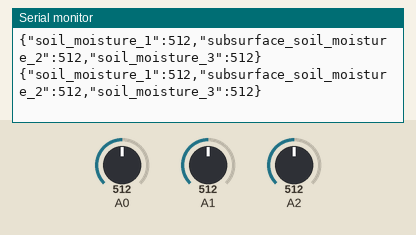
Bench run of a sketch on a simulated Arduino Uno, built with avr-gcc and run on an emulated ATmega328P. Shown: the last lines printed to the serial monitor. The test bench sets the inputs (shaded band); at power-on: A0 = 512, A1 = 512, A2 = 512.

Above: at 5.8 s.
5.9 s: A0 set to 52
At 11.1 s:
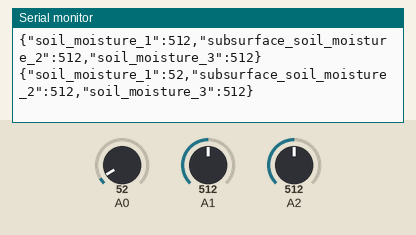
11.9 s: A0 set to 47
At 15.4 s:
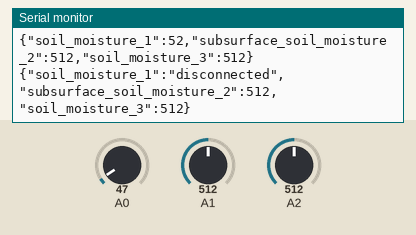
21.5 s: A1 set to 54
At 26.3 s:
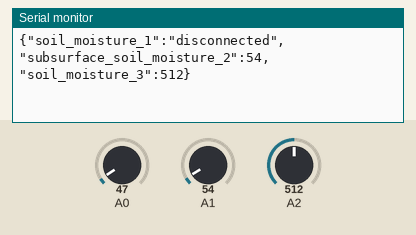
27.5 s: A1 set to 45
At 31.0 s:
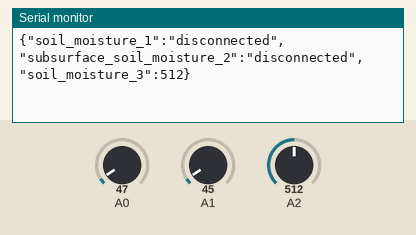
36.6 s: A2 set to 55
At 41.5 s:
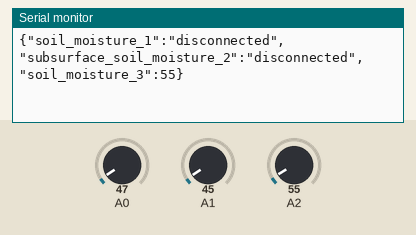
42.6 s: A2 set to 47
At 46.7 s:
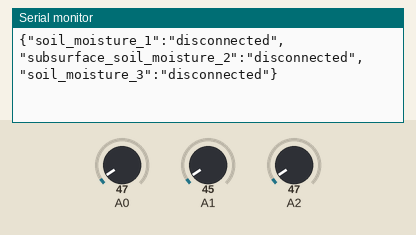

The sketch:

soil_moisture3.ino
```cpp
// ====== SETUP ======
void setup() {
  Serial.begin(9600);
}

// ====== MAIN LOOP ======
void loop() {
  // ====== READ SOIL MOISTURE SENSORS ======
  int soilMoisture1 = analogRead(A0); // Sensor 1
  int soilMoisture2 = analogRead(A1); // Sensor 2 (subsurface)
  int soilMoisture3 = analogRead(A2); // Sensor 3

  // ====== CHECK IF SENSORS ARE DISCONNECTED ======
  bool sensor1Connected = true;
  bool sensor2Connected = true;
  bool sensor3Connected = true;

  if (soilMoisture1 < 50 || soilMoisture1 > 1000) {
    sensor1Connected = false;
  }
  if (soilMoisture2 < 50 || soilMoisture2 > 1000) {
    sensor2Connected = false;
  }
  if (soilMoisture3 < 50 || soilMoisture3 > 1000) {
    sensor3Connected = false;
  }

  // ====== PRINT DATA AS JSON ======
  Serial.print("{");

  // Soil Moisture Sensor 1
  Serial.print("\"soil_moisture_1\":");
  if (sensor1Connected) {
    Serial.print(soilMoisture1);
  } else {
    Serial.print("\"disconnected\"");
  }

  Serial.print(",");

  // Subsurface Soil Moisture Sensor 2
  Serial.print("\"subsurface_soil_moisture_2\":");
  if (sensor2Connected) {
    Serial.print(soilMoisture2);
  } else {
    Serial.print("\"disconnected\"");
  }

  Serial.print(",");

  // Soil Moisture Sensor 3
  Serial.print("\"soil_moisture_3\":");
  if (sensor3Connected) {
    Serial.print(soilMoisture3);
  } else {
    Serial.print("\"disconnected\"");
  }

  Serial.println("}");

  // ====== WAIT BEFORE NEXT READING ======
  delay(5000); // Wait for 5 seconds
}
```

Measured:
- the behaviour switches between 50 and 49 on A0 (found by bisection; images 1 and 2)
- the behaviour switches between 50 and 49 on A1 (found by bisection; images 3 and 4)
- the behaviour switches between 50 and 49 on A2 (found by bisection; images 5 and 6)
- after the input at 5.9 s, the serial monitor: prints a new line after 4.1 s (image 1)
- after the input at 11.9 s, the serial monitor: prints a new line after 3.1 s (image 2)
- after the input at 21.5 s, the serial monitor: prints a new line after 3.6 s (image 3)
- after the input at 27.5 s, the serial monitor: prints a new line after 2.6 s (image 4)
- after the input at 36.6 s, the serial monitor: prints a new line after 3.6 s (image 5)
- after the input at 42.6 s, the serial monitor: prints a new line after 2.6 s (image 6)
